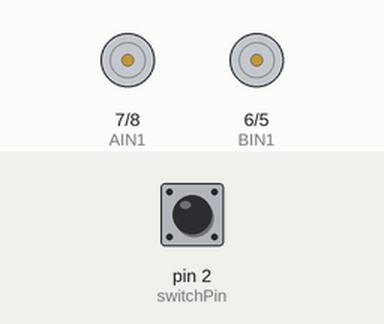
This sketch was run on a simulated Arduino Uno, built with avr-gcc and run on an emulated ATmega328P. Shown: motor-driver pin pairs drawn as motors (green arrow = first pin HIGH = forward, orange = second pin HIGH = backward, longer = more drive, scaled by the enable pin). The test bench sets the inputs (shaded band); at power-on: pin 2 (switchPin) HIGH.

Above: at 1.2 s.
1.3 s: pin 2 (switchPin) pulled LOW for 0.15 s
At 2.2 s:
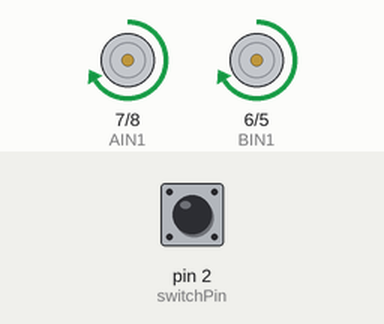
At 4.5 s:
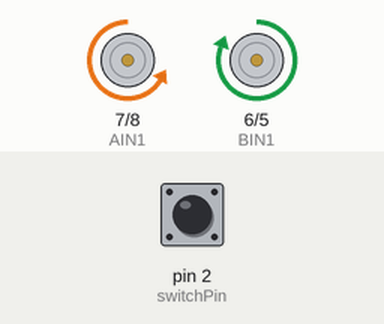
Timing chart, 0 to 10.4 s (numbered marks = the images above; inputs shaded):
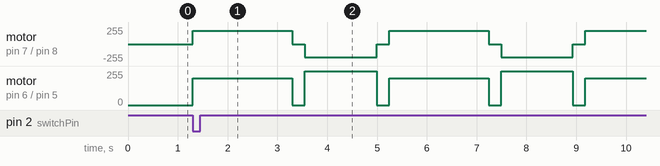

The sketch:

Drive_Robot_in_a_Square.ino
```cpp
/*
SparkFun Inventor’s Kit
Circuit 5B - Remote Control Robot

Control a two wheeled robot by sending direction commands through the serial monitor.
This sketch was adapted from one of the activities in the SparkFun Guide to Arduino.
Check out the rest of the book at
https://www.sparkfun.com/products/14326

This sketch was written by SparkFun Electronics, with lots of help from the Arduino community.
This code is completely free for any use.

View circuit diagram and instructions at: https://learn.sparkfun.com/tutorials/sparkfun-inventors-kit-experiment-guide---v40
Download drawings and code at: https://github.com/sparkfun/SIK-Guide-Code
*/


//the right motor will be controlled by the motor A pins on the motor driver
const int AIN1 = 7;           //control pin 1 on the motor driver for the right motor
const int AIN2 = 8;            //control pin 2 on the motor driver for the right motor
const int PWMA = 9;            //speed control pin on the motor driver for the right motor

//the left motor will be controlled by the motor B pins on the motor driver
const int PWMB = 3;           //speed control pin on the motor driver for the left motor
const int BIN2 = 5;           //control pin 2 on the motor driver for the left motor
const int BIN1 = 6;           //control pin 1 on the motor driver for the left motor

int switchPin = 2;             //switch to turn the robot on and off

const int driveTime = 20;      //this is the number of milliseconds that it takes the robot to drive 1 inch
                               //it is set so that if you tell the robot to drive forward 25 units, the robot drives about 25 inches

const int turnTime = 8;        //this is the number of milliseconds that it takes to turn the robot 1 degree
                               //it is set so that if you tell the robot to turn right 90 units, the robot turns about 90 degrees

                               //Note: these numbers will vary a little bit based on how you mount your motors, the friction of the
                               //surface that your driving on, and fluctuations in the power to the motors.
                               //You can change the driveTime and turnTime to make them more accurate

String botDirection;           //the direction that the robot will drive in (this change which direction the two motors spin in)
String distance;               //the distance to travel in each direction

/********************************************************************************/
void setup()
{
  pinMode(switchPin, INPUT_PULLUP);   //set this as a pullup to sense whether the switch is flipped

  //set the motor control pins as outputs
  pinMode(AIN1, OUTPUT);
  pinMode(AIN2, OUTPUT);
  pinMode(PWMA, OUTPUT);

  pinMode(BIN1, OUTPUT);
  pinMode(BIN2, OUTPUT);
  pinMode(PWMB, OUTPUT);
}

/********************************************************************************/
void loop()
{
  if(digitalRead(switchPin) == LOW)
  {                                                     //if the switch is in the ON position
    for(int i = 0; i < 3; i++) {
      forwards(100);
      delay(250);
      turnRight(180);
      delay(250);
    }
    while(true){}
  }
  else
  {
     rightMotor(0);                                  //turn the right motor off
     leftMotor(0);                                   //turn the left motor off
  }
}
/********************************************************************************/

void forwards(int distance) {
  rightMotor(200);                                //drive the right wheel forward
  leftMotor(200);                                 //drive the left wheel forward
  delay(driveTime * distance);            //drive the motors long enough travel the entered distance
  rightMotor(0);                                  //turn the right motor off
  leftMotor(0);                                   //turn the left motor off
}
void backwards(int distance) {
  rightMotor(-200);                               //drive the right wheel forward
  leftMotor(-200);                                //drive the left wheel forward
  delay(driveTime * distance);            //drive the motors long enough travel the entered distance
  rightMotor(0);                                  //turn the right motor off
  leftMotor(0);                                   //turn the left motor off
}
void turnRight(int degrees) {
  rightMotor(-200);                               //drive the right wheel forward
  leftMotor(255);                                 //drive the left wheel forward
  delay(turnTime * degrees);             //drive the motors long enough turn the entered distance
  rightMotor(0);                                  //turn the right motor off
  leftMotor(0);                                   //turn the left motor off
}
void turnLeft(int degrees) {
  rightMotor(255);                                //drive the right wheel forward
  leftMotor(-200);                                //drive the left wheel forward
  delay(turnTime * degrees);             //drive the motors long enough turn the entered distance
  rightMotor(0);                                  //turn the right motor off
  leftMotor(0);                                   //turn the left motor off
}

void rightMotor(int motorSpeed)                       //function for driving the right motor
{
  if (motorSpeed > 0)                                 //if the motor should drive forward (positive speed)
  {
    digitalWrite(AIN1, HIGH);                         //set pin 1 to high
    digitalWrite(AIN2, LOW);                          //set pin 2 to low
  }
  else if (motorSpeed < 0)                            //if the motor should drive backward (negative speed)
  {
    digitalWrite(AIN1, LOW);                          //set pin 1 to low
    digitalWrite(AIN2, HIGH);                         //set pin 2 to high
  }
  else                                                //if the motor should stop
  {
    digitalWrite(AIN1, LOW);                          //set pin 1 to low
    digitalWrite(AIN2, LOW);                          //set pin 2 to low
  }
  analogWrite(PWMA, abs(motorSpeed));                 //now that the motor direction is set, drive it at the entered speed
}

/********************************************************************************/
void leftMotor(int motorSpeed)                        //function for driving the left motor
{
  if (motorSpeed > 0)                                 //if the motor should drive forward (positive speed)
  {
    digitalWrite(BIN1, HIGH);                         //set pin 1 to high
    digitalWrite(BIN2, LOW);                          //set pin 2 to low
  }
  else if (motorSpeed < 0)                            //if the motor should drive backward (negative speed)
  {
    digitalWrite(BIN1, LOW);                          //set pin 1 to low
    digitalWrite(BIN2, HIGH);                         //set pin 2 to high
  }
  else                                                //if the motor should stop
  {
    digitalWrite(BIN1, LOW);                          //set pin 1 to low
    digitalWrite(BIN2, LOW);                          //set pin 2 to low
  }
  analogWrite(PWMB, abs(motorSpeed));                 //now that the motor direction is set, drive it at the entered speed
}
```
